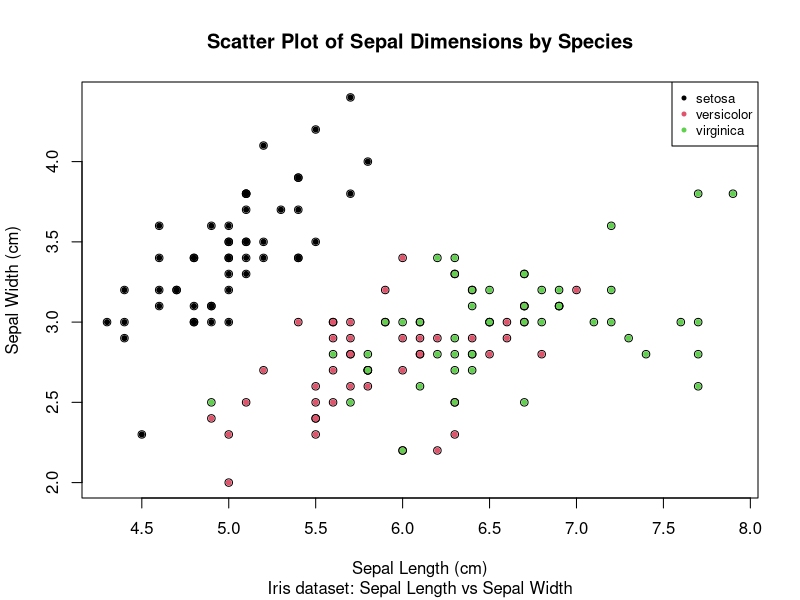

Here is the R script that generated this plot:
## ---- chunk 1
# Load necessary library (ggplot2 is not used in this example)
library(ggplot2)

# Create a scatter plot with Sepal Length on the x-axis and Sepal Width on the y-axis
plot(x = iris$Sepal.Length, y = iris$Sepal.Width,
     # Add labels for the x-axis and y-axis
     xlab = "Sepal Length (cm)", ylab = "Sepal Width (cm)",
     # Add a title and subtitle to the plot
     main = "Scatter Plot of Sepal Dimensions by Species",
     sub = "Iris dataset: Sepal Length vs Sepal Width")

# Add points to the plot with different colors for each species
points(x = iris$Sepal.Length, y = iris$Sepal.Width,
       # Set the color of the points based on the species
       col = iris$Species,
       # Set the plotting character to a filled circle
       pch = 20)

# Add a legend to the plot
legend("topright",
       # Set the legend labels to the levels of the species factor
       legend = levels(iris$Species),
       # Set the color of the legend keys to the unique values of the species factor
       col = unique(iris$Species),
       # Set the plotting character of the legend keys to a filled circle
       pch = 20,
       # Set the size of the legend text
       cex = 0.8)

